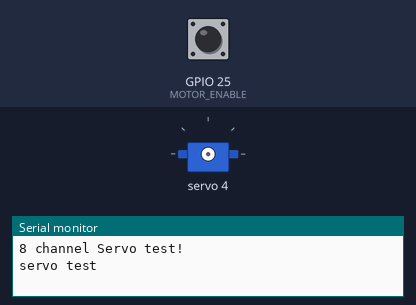
The sketch below on a simulated ESP32. On the bench: servo, the last lines printed to the serial monitor. The inputs (shaded band) are chosen by the test bench; at power-on: GPIO 25 (MOTOR_ENABLE) HIGH.

Above: at 1.2 s.
1.3 s: GPIO 25 (MOTOR_ENABLE) pulled LOW for 3.2 s
At 4.8 s:
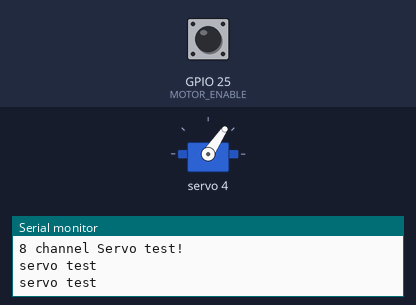
Timing chart, 0 to 6.3 s (numbered marks = the images above; inputs shaded):
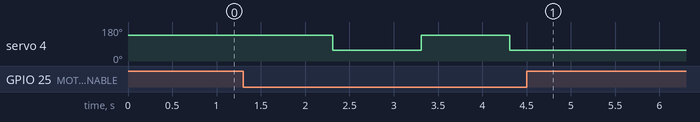

The sketch:

subo_motor_driver.ino
```cpp
#include <Wire.h>
#include <Adafruit_PWMServoDriver.h>

// called this way, it uses the default address 0x40
Adafruit_PWMServoDriver pwm = Adafruit_PWMServoDriver();
// you can also call it with a different address you want
//Adafruit_PWMServoDriver pwm = Adafruit_PWMServoDriver(0x41);
// you can also call it with a different address and I2C interface
//Adafruit_PWMServoDriver pwm = Adafruit_PWMServoDriver(0x40, Wire);


// motor properties
#define SERVOMIN  150 // This is the 'minimum' pulse length count (out of 4096)
#define SERVOMAX  600 // This is the 'maximum' pulse length count (out of 4096)
#define USMIN  600 // This is the rounded 'minimum' microsecond length based on the minimum pulse of 150
#define USMAX  2400 // This is the rounded 'maximum' microsecond length based on the maximum pulse of 600
#define SERVO_FREQ 50 // Analog servos run at ~50 Hz updates
#define DOOR_OPEN 400
#define DOOR_CLOSE 230

// pin config
#define MOTOR_ENABLE 25

// our servo # counter
const uint8_t servonum = 4;

void setup() {
  Serial.begin(115200);
  Serial.println("8 channel Servo test!");

  pwm.begin();
  /*
   * In theory the internal oscillator (clock) is 25MHz but it really isn't
   * that precise. You can 'calibrate' this by tweaking this number until
   * you get the PWM update frequency you're expecting!
   * The int.osc. for the PCA9685 chip is a range between about 23-27MHz and
   * is used for calculating things like writeMicroseconds()
   * Analog servos run at ~50 Hz updates, It is importaint to use an
   * oscilloscope in setting the int.osc frequency for the I2C PCA9685 chip.
   * 1) Attach the oscilloscope to one of the PWM signal pins and ground on
   *    the I2C PCA9685 chip you are setting the value for.
   * 2) Adjust setOscillatorFrequency() until the PWM update frequency is the
   *    expected value (50Hz for most ESCs)
   * Setting the value here is specific to each individual I2C PCA9685 chip and
   * affects the calculations for the PWM update frequency.
   * Failure to correctly set the int.osc value will cause unexpected PWM results
   */
  pwm.setOscillatorFrequency(27000000);
  pwm.setPWMFreq(SERVO_FREQ);  // Analog servos run at ~50 Hz updates

  // pin config
  pinMode(MOTOR_ENABLE, INPUT_PULLUP);

  delay(10);
}

// You can use this function if you'd like to set the pulse length in seconds
// e.g. setServoPulse(0, 0.001) is a ~1 millisecond pulse width. It's not precise!
void setServoPulse(uint8_t n, double pulse) {
  double pulselength;

  pulselength = 1000000;   // 1,000,000 us per second
  pulselength /= SERVO_FREQ;   // Analog servos run at ~60 Hz updates
  Serial.print(pulselength); Serial.println(" us per period");
  pulselength /= 4096;  // 12 bits of resolution
  Serial.print(pulselength); Serial.println(" us per bit");
  pulse *= 1000000;  // convert input seconds to us
  pulse /= pulselength;
  Serial.println(pulse);
  pwm.setPWM(servonum, 0, DOOR_CLOSE);
}

void loop() {
  Serial.println("servo test");
  while(digitalRead(MOTOR_ENABLE)) delay(100);
  pwm.setPWM(servonum, 0, DOOR_OPEN);
  delay(1000);
  pwm.setPWM(servonum, 0, DOOR_CLOSE);
  delay(1000);

}
```

Measured:
- after the input at 1.3 s, servo 4: 137° → 56° after 1.0 s, → 137° 1.0 s later, → 56° 1.0 s later
